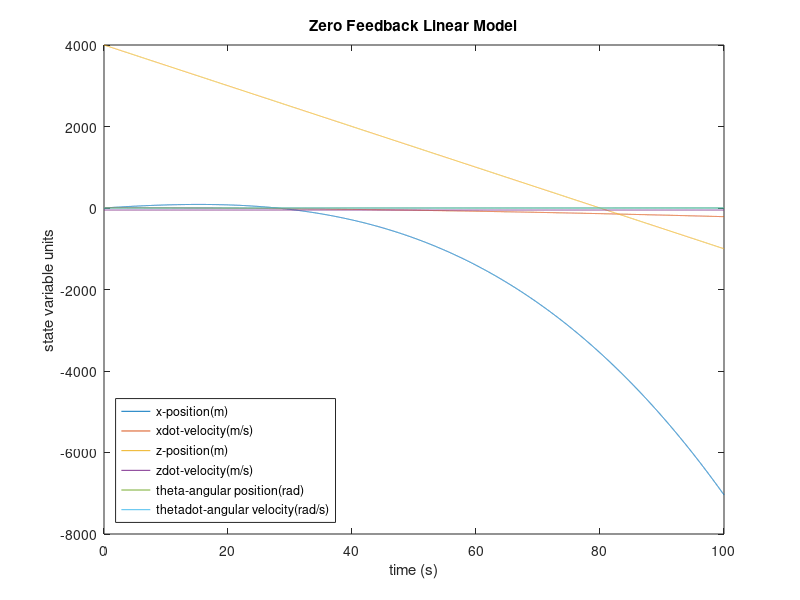

This figure's MATLAB source:
clear all; clc;
%Mass, Dimensions, Gravity
m = 950;
a = 1.3;
b = 1.7;
g = 3.711;

% - Moment of Inertia
J = m*((2*a)^2 + (2*b)^2)/12;

%Matrices
A=[0 1 0 0 0 0 ; 0 0 0 0 -g 0 ; 0 0 0 1 0 0 ; 0 0 0 0 0 0 ; 0 0 0 0 0 1 ; 0 0 0 0 0 0];
B=[0,0;-1/(sqrt(2)*m),1/(sqrt(2)*m);0 0 ;1/(sqrt(2)*m), 1/(sqrt(2)*m); 0,0;-(sqrt(2)/2)*(a-b)/J,(sqrt(2)/2)*(a-b)/J];
C=eye(6);
K=(place(A,B,[-1,-2,-3,-4,-5,-6]));

%initial conditions
x0=[0;10;4000;-50;0.1;0.01];

%Zero Input
[t,x]=ode45(@(t,x)(A)*x,[0:0.01:100],x0); %removed B*K as it = 0 in zero input
plot(t,C*x')
title('Zero Feedback Linear Model')
xlabel('time (s)')
ylabel('state variable units')
legend({'x-position(m)','xdot-velocity(m/s)','z-position(m)','zdot-velocity(m/s)','theta-angular position(rad)','thetadot-angular velocity(rad/s)'},'Location','southwest')